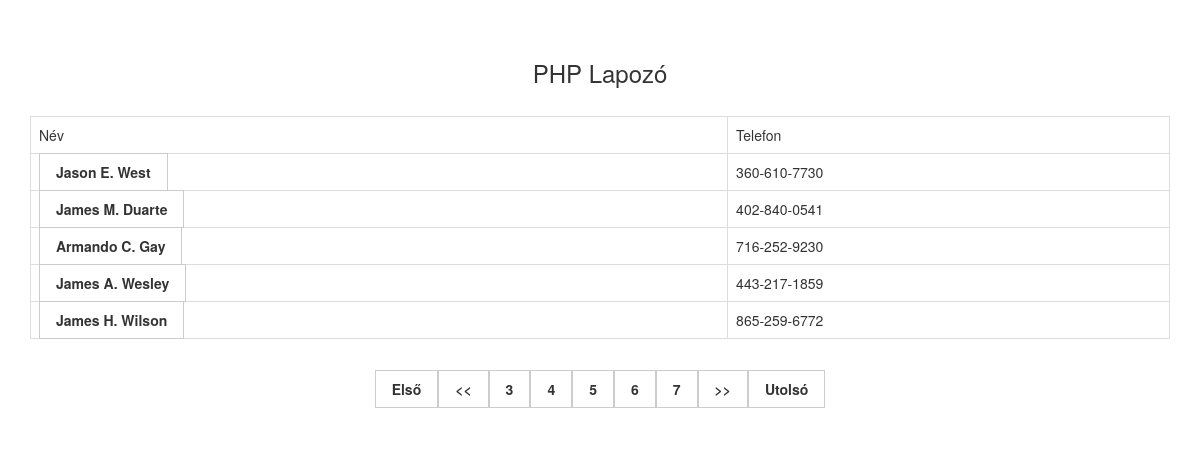
The page /index.php?page=3 on the database its author committed.
### tables this page shows
CREATE TABLE IF NOT EXISTS `tbl_student` (
  `student_id` int(11) NOT NULL AUTO_INCREMENT,
  `student_name` varchar(250) NOT NULL,
  `student_phone` varchar(20) NOT NULL,
  PRIMARY KEY (`student_id`)
);

### index.php (the view, shortened to what this page needs)
<?php
$connect = mysqli_connect("localhost", "root", "", "testingketto");
$record_per_page = 5;
$page = '';
if(isset($_GET["page"]))
{
 $page = $_GET["page"];
}
else
{
 $page = 1;
}
$start_from = ($page-1)*$record_per_page;
$query = "SELECT * FROM tbl_student order by student_id DESC LIMIT $start_from, $record_per_page";
$result = mysqli_query($connect, $query);
?>
<!DOCTYPE html>
<html>
 <head>
  <link rel="stylesheet" href="https://maxcdn.bootstrapcdn.com/bootstrap/3.3.6/css/bootstrap.min.css" />
 </head>
 <body>
  <br /><br />
  <div class="container">
   <h3 align="center">PHP Lapozó</h3><br />
   <div class="table-responsive">
    <table class="table table-bordered">
     <tr>
      <td>Név</td>
      <td>Telefon</td>
     </tr>
     <?php
     while($row = mysqli_fetch_array($result))
     {
     ?>
     <tr>
      <td><a href="adatlap.php?nev=<?php echo $row["student_name"]; ?>"><?php echo $row["student_name"]; ?></a></td>
      <td><?php echo $row["student_phone"]; ?></td>
     </tr>
     <?php
     }
     ?>
    </table>
    <div align="center">
    <br />
    <?php
    $page_query = "SELECT * FROM tbl_student ORDER BY student_id DESC";
    $page_result = mysqli_query($connect, $page_query);
    $total_records = mysqli_num_rows($page_result);
    $total_pages = ceil($total_records/$record_per_page);
    $start_loop = $page;
    $end_loop = $start_loop + 4;
    if($page > 1)
    {
     echo "<a href='index.php?page=1'>Első</a>";
     echo "<a href='index.php?page=".($page - 1)."'><<</a>";
    }
    for($i=$start_loop; $i<=$end_loop; $i++)
    {
     echo "<a href='index.php?page=".$i."'>".$i."</a>";
    }
    if($page <= $end_loop)
    {
     echo "<a href='index.php?page=".($page + 1)."'>>></a>";
     echo "<a href='index.php?page=".$total_pages."'>Utolsó</a>";
    }
    ?>
    </div>
    <br /><br />
   </div>
  </div>
 </body>
</html>

### index.php (style rules this page uses)
a { padding:8px 16px; border:1px solid #ccc; color:#333; font-weight:bold; }

### rows shown on the page
tbl_student: student_name "Jason E. West", student_phone "360-610-7730"
tbl_student: student_name "James M. Duarte", student_phone "402-840-0541"
tbl_student: student_name "Armando C. Gay", student_phone "716-252-9230"
tbl_student: student_name "James A. Wesley", student_phone "443-217-1859"
tbl_student: student_name "James H. Wilson", student_phone "865-259-6772"
